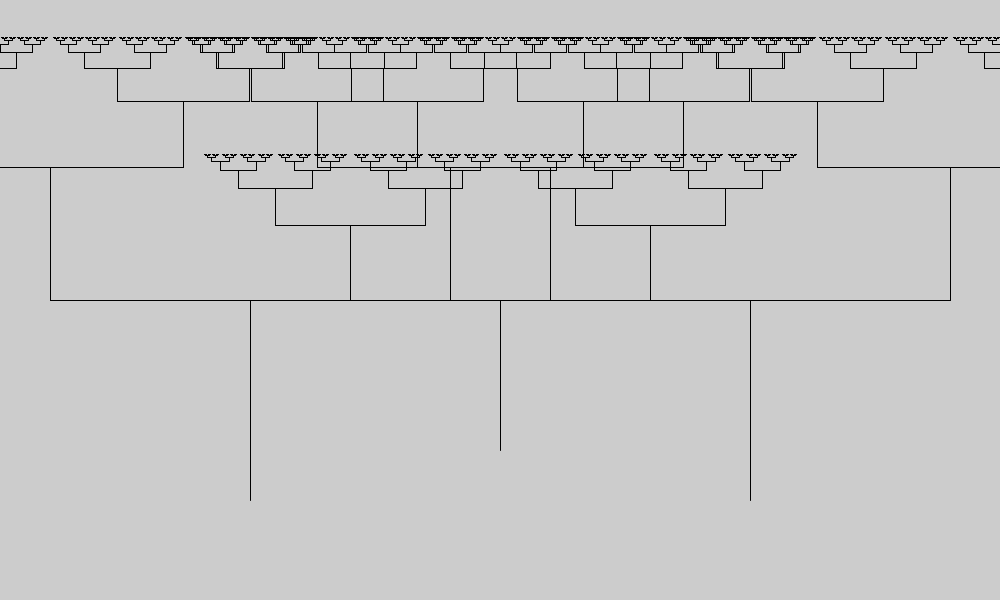
Frame 1 (no input)
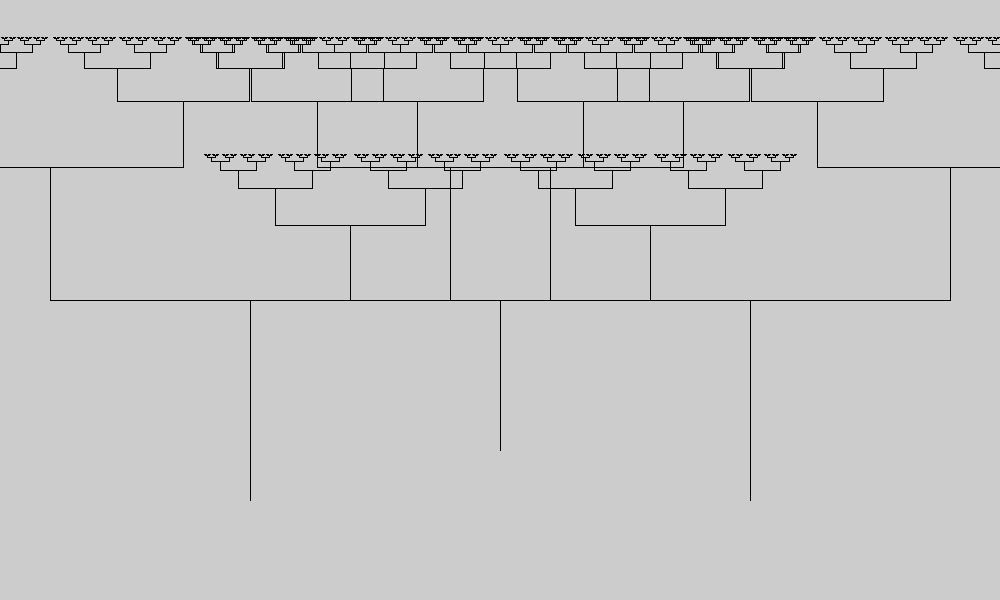
Frame 2 (the mouse pressed at the canvas centre, redrawn once)

The Processing sketch that drew these frames (run headless with seeded random() and noise(); the mouse was pressed at the canvas centre and the sketch redrawn once):

// Processing sketch: recursion_T_example
// ── recursion_T_example.pde


void setup() {
  size(1000, 600);
  noLoop();
}

void draw() {
  drawT(500, 450, 150, 15);
  drawT2(250, 500, 200, 15);
  drawT2(750, 500, 200, 15);
}

void drawT(int x, int y, int apex, int num) {
  line(x, y, x, y-apex);
  line(x-apex, y-apex, x+apex, y-apex); 

  if (num>0) {
    drawT(x-apex, y-apex, apex/2, num-1);
    drawT(x+apex, y-apex, apex/2, num-1);
  }
}

void drawT2(int x, int y, int apex, int num) {
  line(x, y, x, y-apex);
  line(x-apex, y-apex, x+apex, y-apex); 

  if (num>0) {
    drawT(x-apex, y-apex, 2*apex/3, num-1);
    drawT(x+apex, y-apex, 2*apex/3, num-1);
  }
}
